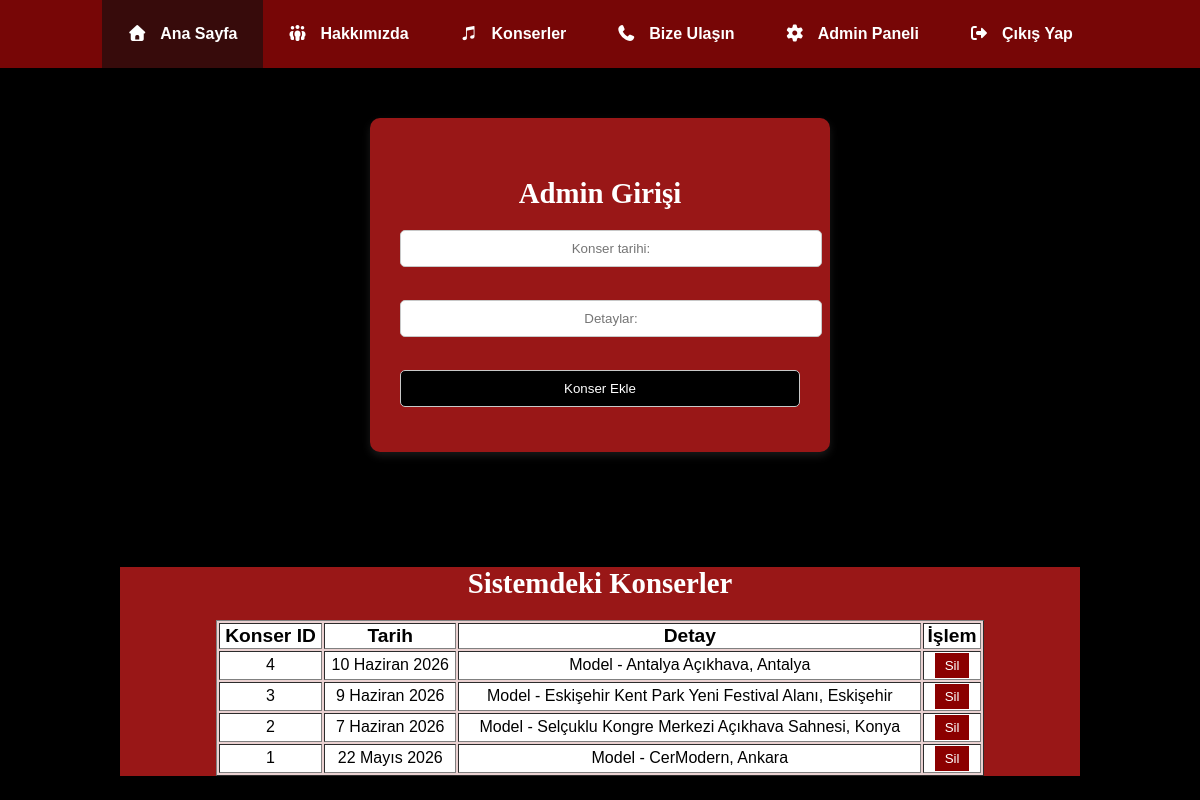
The page /admin.php (signed in) on the database its author committed.
### tables this page shows
CREATE TABLE `251109017_konserler` (
  `id` int(11) NOT NULL,
  `tarih` varchar(100) NOT NULL,
  `detay` varchar(255) NOT NULL
);

### admin.php (the view, shortened to what this page needs)
<?php
require_once 'baglanti.php';
?>
<!DOCTYPE html>
<html lang="tr">
<head>
    <link rel="stylesheet" href="style.css">
    <link rel="stylesheet" href="https://cdnjs.cloudflare.com/ajax/libs/font-awesome/7.0.1/css/all.min.css">
</head>
<body class="f-govde">
    <ul class="f-ul-anamenu">
        <li class="f-li-anasayfa"><a href="index.php"><i class="fa-solid fa-house"></i>Ana Sayfa</a></li>
        <li class="f-li-anasayfa"><a href="hakkimizda.php"><i class="fa-solid fa-people-group"></i>Hakkımızda</a></li>
        <li class="f-li-anasayfa"><a href="konserler.php"><i class="fa-brands fa-itunes-note"></i>Konserler</a></li>
        <li class="f-li-anasayfa"><a href="bizeulasin.php"><i class="fa-solid fa-phone"></i>Bize Ulaşın</a></li>
        <?php if (isset($_SESSION['oturum_acik']) && $_SESSION['oturum_acik'] === true) { ?>
            <li class="f-li-anasayfa"><a href="admin.php"><i class="fa-solid fa-gear"></i>Admin Paneli</a></li>
            <li class="f-li-anasayfa"><a href="cikis.php"><i class="fa-solid fa-right-from-bracket"></i>Çıkış Yap</a></li>
        <?php } else { ?>
            <li class="f-li-anasayfa"><a href="giris.php"><i class="fa-solid fa-arrow-right-to-bracket"></i>Giriş Yap</a></li>
        <?php } ?>
    </ul>
    <div class="f-admin">
        <form method="POST">
            <h3 class="f-h3-admin">Admin Girişi</h3>
            <input class="f-input-admin" type="text" name="tarih" placeholder="Konser tarihi:">
            <br><br>
            <input class="f-input-admin" type="text" name="detay" placeholder="Detaylar:">
            <br><br>
            <input class="f-input-admin-ekle" type="submit" value="Konser Ekle">
        </form>
    </div>
    <br><br>
    <div class="f-tablo-admin">
        <h3 class="f-h3-admin">Sistemdeki Konserler</h3>
        <table border="1" style="margin: auto; text-align: center; width: 80%; background-color: rgba(255,255,255,0.8); color: black;">
            <tr class="f-tsatiri-admin">
                <th class="f-tbaslik-admin">Konser ID</th>
                <th class="f-tbaslik-admin">Tarih</th>
                <th class="f-tbaslik-admin">Detay</th>
                <th class="f-tbaslik-admin">İşlem</th>
            </tr>
            <?php
            $konser_sorgu = $db->prepare("SELECT * FROM 251109017_konserler ORDER BY id DESC");
            $konser_sorgu->execute();
            $tum_konserler = $konser_sorgu->fetchAll(PDO::FETCH_ASSOC);
            foreach ($tum_konserler as $konser) { ?>
                <tr class="f-tsatiri-admin">
                    <td class="f-tveri-admin"> <?php echo $konser['id']; ?> </td>
                    <td class="f-tveri-admin"> <?php echo $konser['tarih']; ?> </td>
                    <td class="f-tveri-admin"> <?php echo $konser['detay']; ?> </td>
                    <td class="f-tveri-admin">
                        <form method="POST" action="konser_sil.php" style="margin: 0;">
                            <input type="submit" value="Sil" style="background-color: darkred; color: white; padding: 5px 10px; cursor: pointer; border: none;">
                        </form>
                    </td>
                </tr>
            <?php } ?>
        </table>
    </div>
</body>
</html>

### style.css (style rules this page uses)
.f-govde { background-color: rgb(0, 0, 0); }
.f-ul-anamenu { list-style-type: none; background-color: rgb(119, 6, 6); width: 100%; margin: 0%; padding: 0%; display: flex; justify-content: center; }
.f-ul-anamenu .f-li-anasayfa a { display: inline-block; color: rgb(255, 255, 255); text-decoration: none; font-family: Arial, Helvetica, sans-serif; font-weight: bold; }
.f-ul-anamenu .f-li-anasayfa { padding: 25px; }
.f-ul-anamenu .f-li-anasayfa:nth-child(1) { background-color: rgb(55, 11, 11); }
i { color: rgb(255, 255, 255); padding-right: 8px; margin-right: 5px; }
html, body { margin: 0; padding: 0; width: 100%; height: auto; overflow: visible; }
.f-admin { color: rgb(255, 255, 255); font-family: 'Verdana', sans-serif; font-size: 1rem; background-color: rgb(153, 23, 23); padding: 30px; border-radius: 10px; box-shadow: 0 4px 8px rgba(255, 255, 255, 0.1); width: 400px; height: auto; margin: 50px auto; }
.f-h3-admin { font-family: 'Georgia', serif; font-size: 1.8rem; color: rgb(255, 255, 255); margin-bottom: 20px; text-align: center; }
.f-input-admin { width: 100%; padding: 10px; margin-bottom: 15px; border: 1px solid rgb(200, 200, 200); border-radius: 5px; text-align: center; }
.f-input-admin-ekle { width: 100%; padding: 10px; margin-bottom: 15px; border: 1px solid rgb(200, 200, 200); border-radius: 5px; background-color: rgb(0, 0, 0); color: white; }
.f-tablo-admin { width: 80%; margin: auto; text-align: center; background-color: rgb(153, 23, 23); color: black; }
.f-h3-admin { font-family: 'Georgia', serif; font-size: 1.8rem; color: rgb(255, 255, 255); text-align: center; }
.f-tbaslik-admin { background-color: rgba(255, 255, 255); color: black; font-family: 'Verdana', sans-serif; font-size: 1.2rem; }
.f-tsatiri-admin { background-color: rgba(255, 255, 255); }
.f-tveri-admin { color: black; font-family: 'Verdana', sans-serif; font-size: 1rem; }

### rows shown on the page
251109017_konserler: id "4", tarih "10 Haziran 2026", detay "Model - Antalya Açıkhava, Antalya"
251109017_konserler: id "3", tarih "9 Haziran 2026", detay "Model - Eskişehir Kent Park Yeni Festival Alanı, Eskişehir"
251109017_konserler: id "2", tarih "7 Haziran 2026", detay "Model - Selçuklu Kongre Merkezi Açıkhava Sahnesi, Konya"
251109017_konserler: id "1", tarih "22 Mayıs 2026", detay "Model - CerModern, Ankara"
